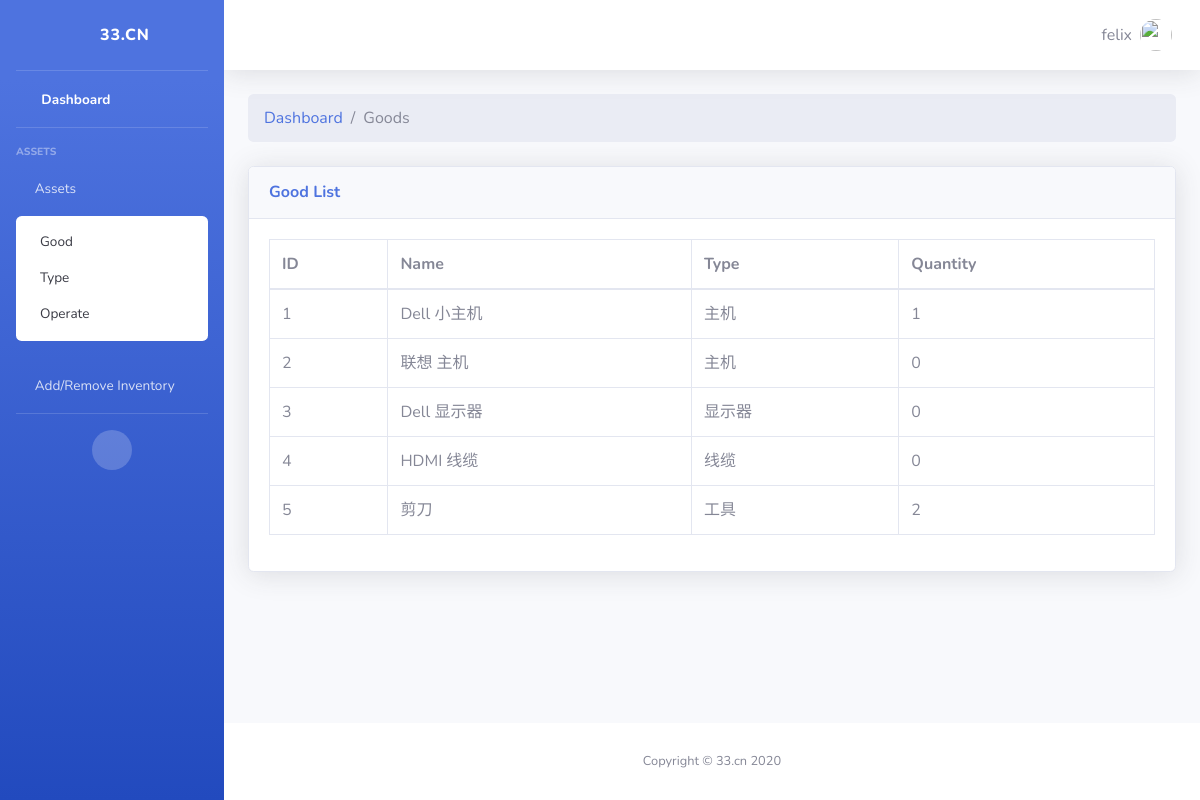
Page /good/ (signed in) on the earlier database version.
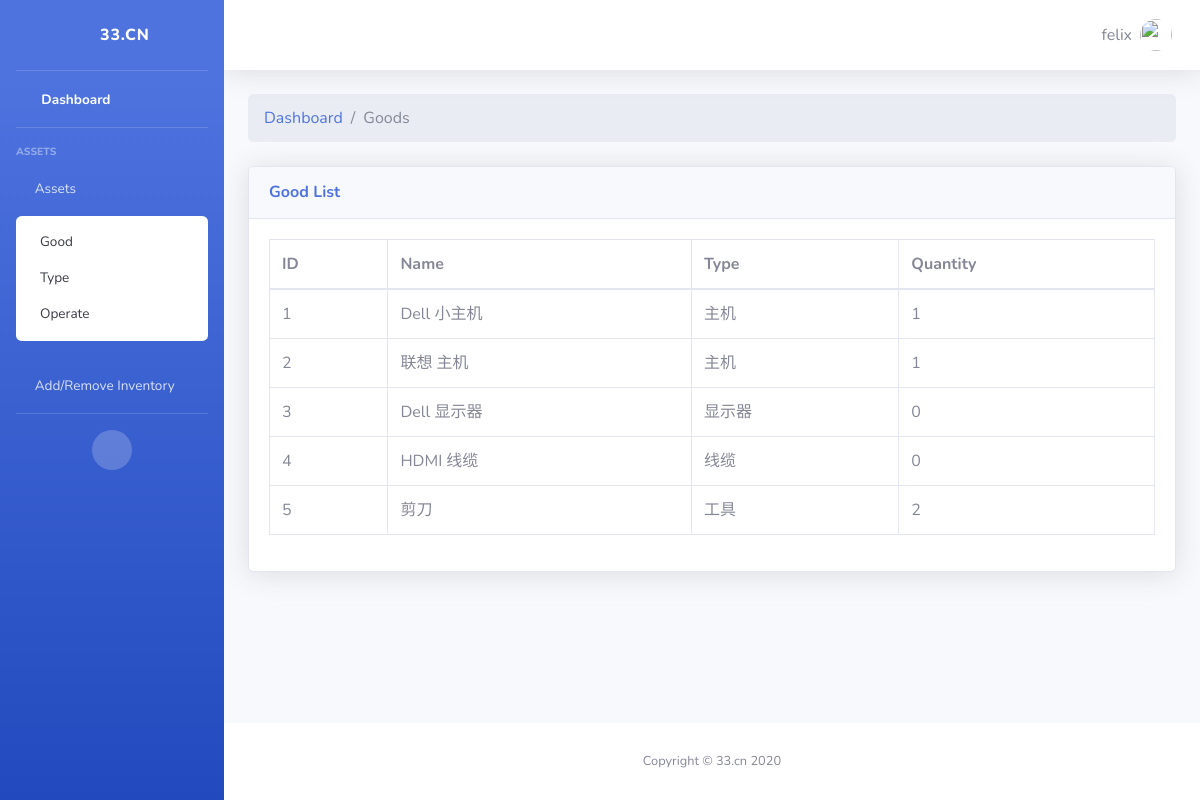
Same page on the later database version.
### fzm/models.py (models this page shows, shortened)
class Good(models.Model):
    good_name = models.CharField(max_length=200)
    type = models.ForeignKey(Type, on_delete=models.CASCADE)
    quantity = models.IntegerField(default=0)

class Type(models.Model):
    type_name = models.CharField(max_length=200)

### fzm/views.py (the view)
# urls.py: path('good/', views.view_good, name='good'),
@login_required
def view_good(request):
    good_list = Good.objects.all()
    return render(request, 'fzm/good.html', {
        'good_list': good_list,
    })

### fzm/templates/fzm/good.html
{% extends "fzm/layout.html" %}
{% block content %}
<ol class="breadcrumb mb-4">
    <li class="breadcrumb-item"><a href="index.html">Dashboard</a></li>
    <li class="breadcrumb-item active">Goods</li>
</ol>
<div class="card shadow mb-4">
<div class="card-header py-3">
  <h6 class="m-0 font-weight-bold text-primary">Good List</h6>
</div>
<div class="card-body">
  <div class="table-responsive">
    <table class="table table-bordered" id="dataTable" width="100%" cellspacing="0">
      <thead>
        <tr>
          <th>ID</th>
          <th>Name</th>
          <th>Type</th>
          <th>Quantity</th>
        </tr>
      </thead>
      <tbody>
        {% if good_list %}
            {% for good in good_list %}
                <tr role="row" class="odd">
                    <td class="sorting_1">{{ good.id }}</td>
                    <td class="sorting_1">{{ good.good_name }}</td>
                    <td class="sorting_1">{{ good.type.type_name }}</td>
                    <td class="sorting_1">{{ good.quantity }}</td>
                </tr>
            {% endfor %}
        {% else %}
            <p>Null</p>
        {% endif %}
      </tbody>
    </table>
  </div>
</div>
</div>
{% endblock %}

Differences in the rows shown:
changed Good "联想 主机": quantity "0" → "1"
